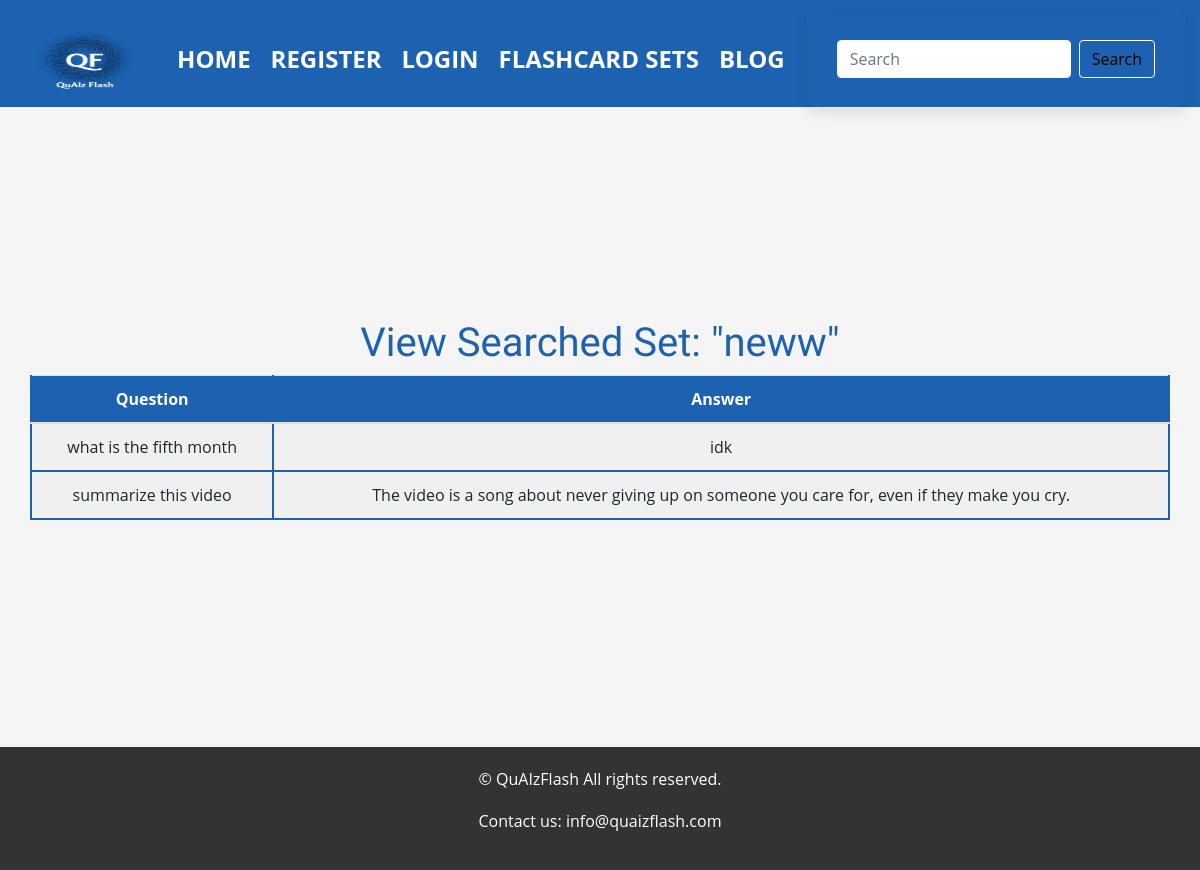
The page /view_searched_set/1 on the database as committed earlier.
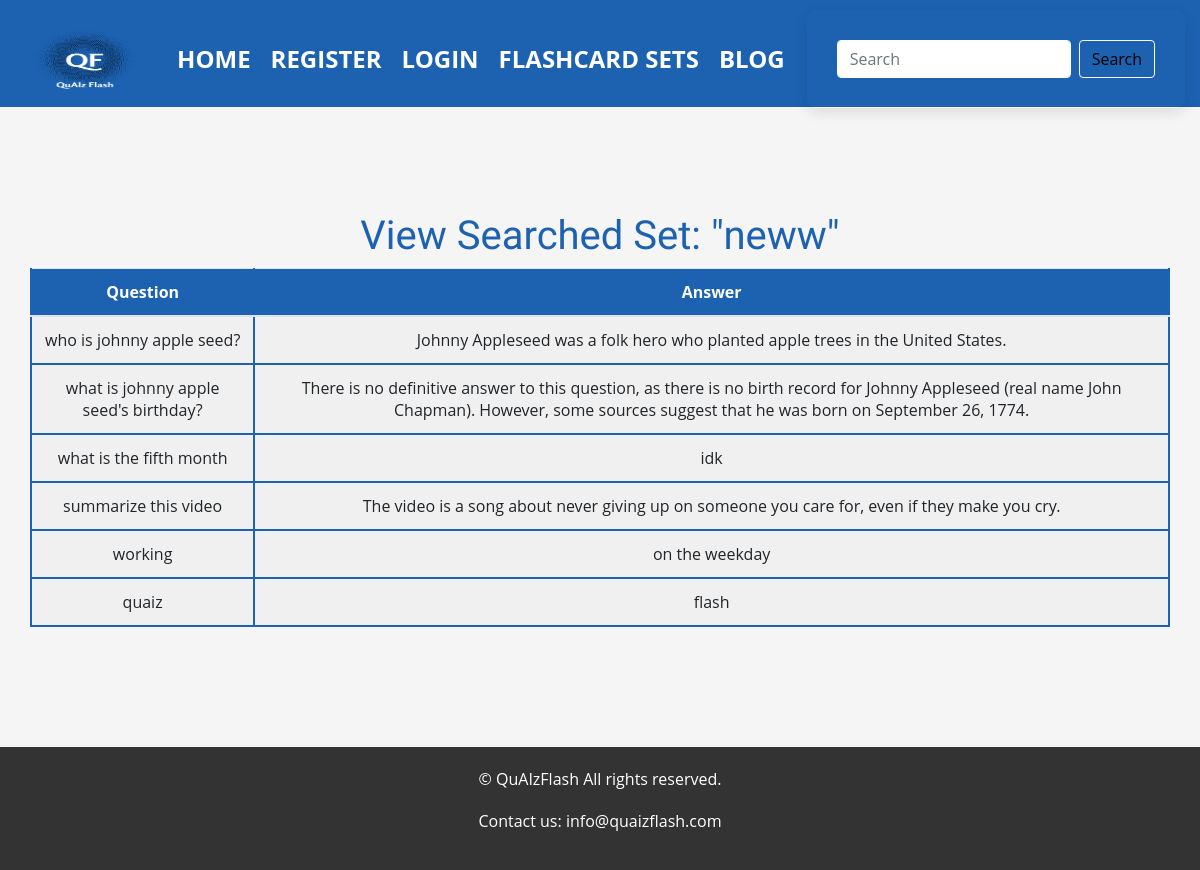
The same page on the database as committed later.
### models.py (models this page shows, shortened)
class Flashcard(db.Model):
    id = db.Column(db.Integer, primary_key=True)
    question = db.Column(db.String(200), nullable=False)
    answer = db.Column(db.String(200), nullable=False)
    user_id = db.Column(db.Integer, db.ForeignKey('user.id'), nullable=False)
    flashcard_set_id = db.Column(db.Integer, db.ForeignKey('flashcard_set.id', name='fk_flashcard_set_id'), nullable=True)  # Added ForeignKey with name

### app.py (the view)
@app.route('/view_searched_set/<int:set_id>')
def view_searched_set(set_id):
    flashcard_set = FlashcardSet.query.get_or_404(set_id)
    flashcards = Flashcard.query.filter_by(flashcard_set_id=set_id).all()
    return render_template('view_searched_set.html', title='View Searched Set', flashcard_set=flashcard_set, flashcards=flashcards, search_form=SearchSetsForm())

### forms.py
class SearchSetsForm(FlaskForm):
    search_query = StringField('Search Query', validators=[DataRequired()])
    submit = SubmitField('Search')

### templates/view_searched_set.html
{% extends "base.html" %}
{% block content %}
    <div class="container">
        <h1>View Searched Set: "{{ flashcard_set.title }}"</h1>
        <table class="table">
            <thead>
                <tr>
                    <th scope="col">Question</th>
                    <th scope="col">Answer</th>
                </tr>
            </thead>
            <tbody>
                {% for flashcard in flashcards %}
                <tr>
                    <td>{{ flashcard.question }}</td>
                    <td>{{ flashcard.answer }}</td>
                </tr>
                {% endfor %}
            </tbody>
        </table>
    </div>
{% endblock %}

Rows that differ between the two databases and show on the page:
now on this page (row edited): Flashcard: question "who is johnny apple seed?", answer "Johnny Appleseed was a folk hero who planted apple trees in the United States."
now on this page (row edited): Flashcard: question "what is johnny apple seed's birthday?", answer "There is no definitive answer to this question, as there is no birth record for Johnny Appleseed (real name John Chapman). However, some sources suggest that he was born on September 26, 1774."
added Flashcard: question "working", answer "on the weekday"
added Flashcard: question "quaiz", answer "flash"
